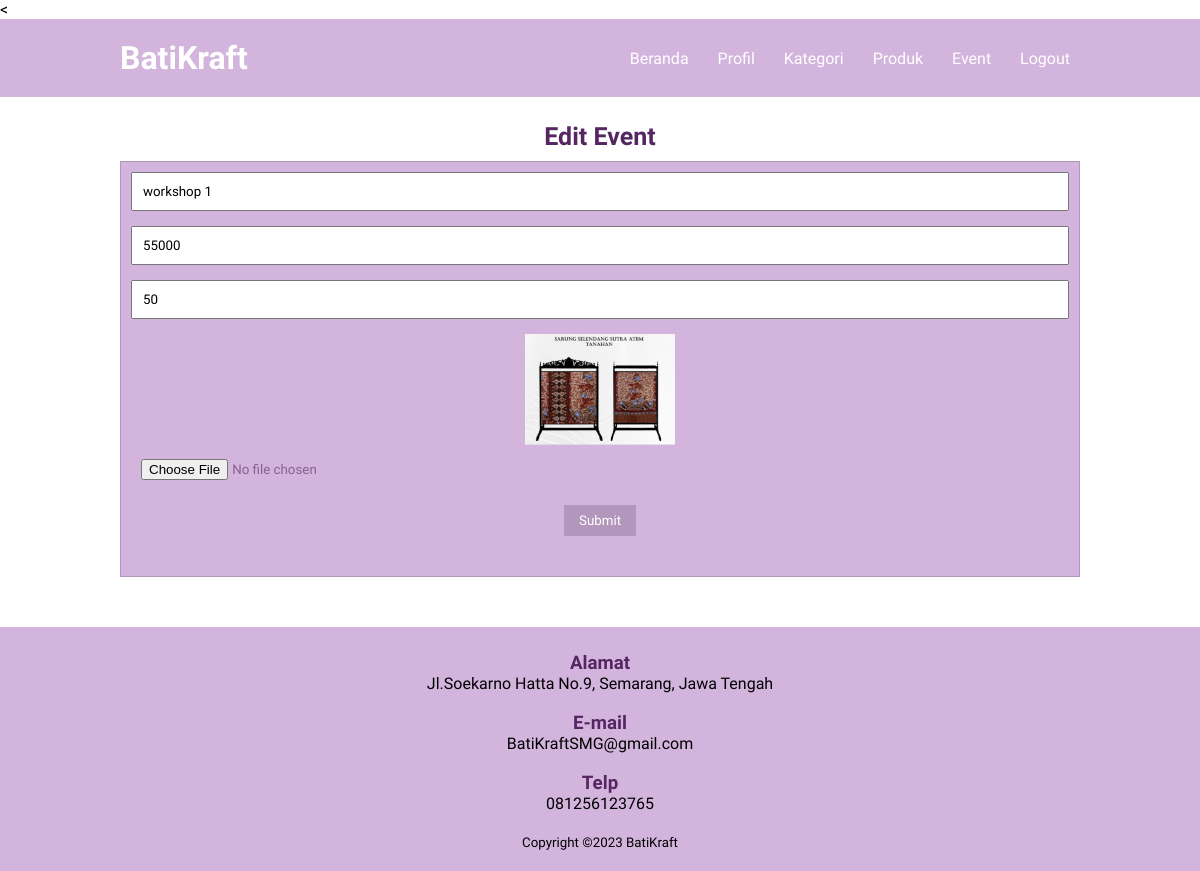
The page /edit_event.php?id=1 (signed in) on the database its author committed.
### tables this page shows
CREATE TABLE `tb_event` (
  `event_id` int(11) NOT NULL,
  `event_name` varchar(120) NOT NULL,
  `event_price` int(50) NOT NULL,
  `event_image` varchar(50) NOT NULL,
  `even_capacity` int(5) NOT NULL
);

### edit_event.php (the view, shortened to what this page needs)
<?php
include 'database.php';
$event = mysqli_query($conn, "SELECT * FROM tb_event WHERE event_id = '" . $_GET['id'] . "' ");
$k = mysqli_fetch_object($event);
?>
<!DOCTYPE html>
<html lang="en">
<head>
    <<link rel="stylesheet" href="style2.css">
</head>
<body>
    <header>
        <div class="container">
            <h1><a href="beranda_admin.php">BatiKraft</a></h1>
            <ul>
                <li><a href="beranda_admin.php">Beranda</a></li>
                <li><a href="profile.php">Profil</a></li>
                <li><a href="data_kategori.php">Kategori</a></li>
                <li><a href="data_produk.php">Produk</a></li>
                <li><a href="data_event.php">Event</a></li>
                <li><a href="logout.php">Logout</a></li>
            </ul>
        </div>
    </header>
    <div class="section">
        <div class="container">
            <h3>Edit Event</h3>
            <div class="box">
                <form action="" method="POST" enctype="multipart/form-data">
                    <input type="text" name="nama" class="input" placeholder="Nama Event" value="<?php echo $k->event_name ?>" required>
                    <input type="text" name="harga" class="input" placeholder="Harga Event" value="<?php echo $k->event_price ?>" required>
                    <input type="text" name="kuota" class="input" placeholder="Kuota Event" value="<?php echo $k->even_capacity ?>" required>
                    <img src="produk/<?php echo $k->event_image ?>" width="150px">
                    <input type="file" name="gambar" class="input">
                    <input type="submit" name="submit" value="Submit" class="button">
                </form>
            </div>
        </div>
    </div>
    <footer>
        <div class="container">
            <h3>Alamat</h3>
            <p>Jl.Soekarno Hatta No.9, Semarang, Jawa Tengah</p>
            <br>
            <h3>E-mail</h3>
            <p>BatiKraftSMG@gmail.com</p>
            <br>
            <h3>Telp</h3>
            <p>081256123765</p>
            <br>
            <small>Copyright &copy2023 BatiKraft</small>
    </footer>
</body>
</html>

### style2.css (style rules this page uses)
* { padding: 0; margin: 0; font-family: 'Work Sans',sans-serif; }
body { background-color: #fff; }
a { color: #fff; text-decoration: none; }
.input { width: 100%; padding: 10px; margin-bottom: 15px; box-sizing: border-box; }
.button { padding: 8px 15px; background-color:#b396bc; color: #fff; border: none; cursor: pointer; margin-bottom: 30px; }
header { background-color:#d3b4dd; color: #fff; }
header h1 { float: left; padding: 20px 0; }
header ul { float: right; }
header ul li { display: inline-block; }
header ul li a { padding: 30px 10px 20px 15px; display: inline-block; }
.section { color: #8a6096; }
footer { padding: 25px 0 20px 0; background-color: #d3b4dd; }
.container { width: 80%; margin:0 auto; text-align: center; }
.container:after { content: ""; display: block; clear: both; }
.section { padding: 25px 0; }
.box { background-color: #d3b4dd; border: 1px solid #b396bc; padding: 10px; box-sizing: border-box; margin: 10px 0 25px 0; }
.box:after { content: ''; display: block; clear: both; }
.section .container h3 { text-align: center; font-size: 25px; color: #552661; }
h3 { text-align: center; color: #552661; }

### rows shown on the page
tb_event: nama "workshop 1", harga "55000", kuota "50", event_image (picture)
